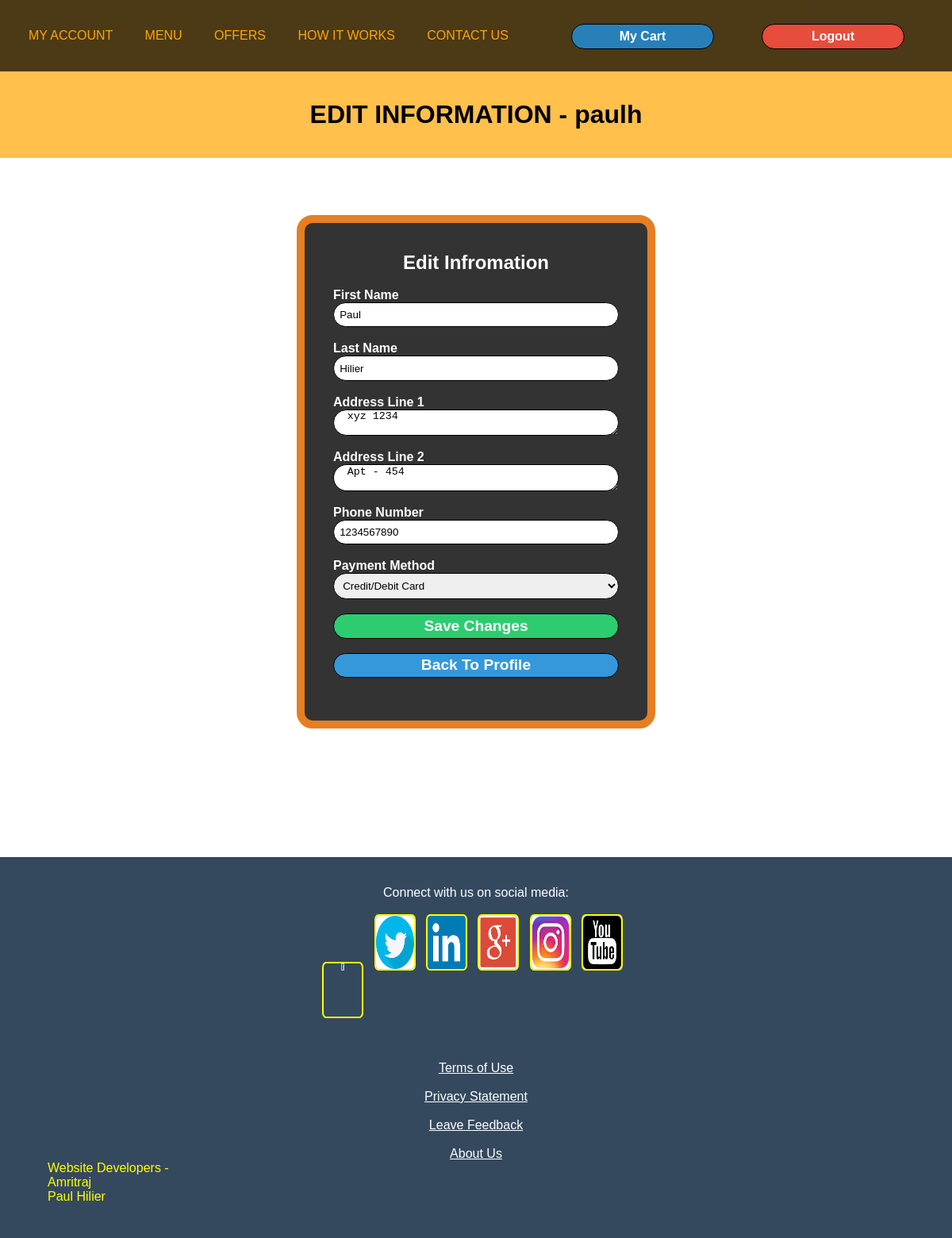
The page /source/php/editInfo.php (signed in) on the database its author committed.
### tables this page shows
CREATE TABLE IF NOT EXISTS `userstable` (
  `phoneNumber` bigint(20) NOT NULL,
  `firstName` varchar(32) NOT NULL,
  `lastName` varchar(32) NOT NULL,
  `username` varchar(32) NOT NULL,
  `password` varchar(150) NOT NULL,
  `address1` varchar(100) NOT NULL,
  `address2` varchar(100) NOT NULL,
  `paymentType` varchar(20) DEFAULT NULL,
  `paymentInfo` int(32) DEFAULT NULL,
  PRIMARY KEY (`phoneNumber`)
);

### source/php/editInfo.php (the view, shortened to what this page needs)
<?php
	require '../dbconfig/config.php';
?>
<html>
	<head>
		<link href="../css/style.css" rel="stylesheet" text="text/css" />
	</head>
	<body>
		<nav>
			<a href = "myAccount.php">MY ACCOUNT</a>
			<a href="menuLogin.php">MENU</a>
			<a href="offersAccount.php">OFFERS</a>
			<a href="howItWorksA.php">HOW IT WORKS</a>
			<a href="contactUsA.php">CONTACT US</a>
			<a href = "#"><form class = "myCartForm" method = "post" action = "menuLogin.php" >
				<input name = "myCart" type = "submit" class = "myCart" value = "My Cart" />
				<input name = "logout" type = "submit" class = "logoutButton" value="Logout" method="post" /></form></a>
		</nav>
		<div class = "adminHello">
			<br><br><br><br><br><br><br>
			<center><h1>EDIT INFORMATION - <?php echo $_SESSION['username']; ?></h1></center>
			<br><br>
		</div><br><br><br><br>
		<div class = "editInfoDiv">
			<center><h2>Edit Infromation</h2></center>
			<?php
				$username = $_SESSION['username'];
				$querry = "SELECT firstName, lastName, address1, address2, phoneNumber, paymentType FROM usersTable WHERE username = '$username'";
				$querry_run = mysqli_query($connect,$querry);
				$result = mysqli_fetch_row($querry_run);
			?>
			<form action="editInfo.php" method="post"><br>
				<Label><b>First Name</b></Label><br>
				<input name="fName" value = <?php echo "$result[0]"; ?> type="text" class="editInfoText" placeholder="Enter your First Name" required /><br><br>
				<Label><b>Last Name</b></Label><br>
				<input name="lName" value = <?php echo "$result[1]"; ?> type="text" class="editInfoText" placeholder="Enter your Last Name" required /><br><br>
				<Label><b>Address Line 1</b></Label><br>
				<textarea name="address1" class="adres" placeholder="Address Line 1" required><?php echo '  '; echo "$result[2]" ; ?></textarea><br><br>
				<Label><b>Address Line 2</b></Label><br>
				<textarea name="address2" class="adres" placeholder="Address Line 2" required><?php echo '  '; echo "$result[3]" ; ?></textarea><br><br>
				<Label><b>Phone Number</b></Label><br>
				<input  name="phNumber" value = <?php echo "$result[4]"; ?> type="text" class="editInfoText" placeholder="Enter your Phone Number" required /><br><br>
				<Label><b>Payment Method</b></Label><br>
				<select name="pMethod" class = "pMethodSelect" >
					<option value="Credit/Debit Card">Credit/Debit Card</option>
				</select><br><br>
				<input name="save" type="submit" id="lButton" value="Save Changes" /><br><br>
				<a href = "myAccount.php"><input type="button" id="rButton" value="Back To Profile" /></a></form><br>
		</div>
		<br><br><br><br><br><br><br><br><br>
		<div class = "bottomPage">
			<br><br><center>
			<p class = "imageHead">Connect with us on social media:</p><br>
			<a href = "#"><img src = "../resources/social/facebook.jpg" class = "social" /></a> &nbsp;
			<a href = "#"><img src = "../resources/social/twitter.png" class = "social" /></a> &nbsp;
			<a href = "#"><img src = "../resources/social/linkedin.png" class = "social" /></a> &nbsp;
			<a href = "#"><img src = "../resources/social/googleplus.png" class = "social" /></a> &nbsp;
			<a href = "#"><img src = "../resources/social/instagram.jpg" class = "social" /></a> &nbsp;
			<a href = "#"><img src = "../resources/social/youtube.jpg" class = "social" /></a> &nbsp;
			<br><br><br><br>
			<p class = "imageHead"><a class = "terms" href = "#">Terms of Use</a><br><br><a class = "terms" href = "#">Privacy Statement</a><br><br><a class = "terms" href = "#">Leave Feedback</a><br><br><a class = "terms" href = "#">About Us</a></p>
			</center>
			<div class = "devs">
			<p class = "devsPara"> Website Developers - <BR>Amritraj<br>Paul Hilier</p>
			</div>
		</div>
	</body>
</html>

### source/css/style.css (style rules this page uses)
* { margin : 0; }
nav { position : fixed; width : 100%; height : 90px; background-color : rgba(0,0,0,0.7); z-index : 99; font-size : 100%; }
nav a { text-decoration: none; margin-left : 3%; color : orange; line-height : 90px; font-size : 100%; }
.social { width : 4%; height : 14%; border : 2px solid yellow; border-radius : 10%; }
.terms { color : white; }
.imageHead { color : white; }
.devs { margin-left : 5%; }
.devsPara { color : yellow; }
body { font-family : "helvetica" ; font-size : 100%; animation : fader 15s cubic-bezier(0.8,0,0,0.8) infinite; }
.bottomPage { width : 100%; height : 60%; background : #34495e; }
.pMethodSelect { width : 100%; padding : 2%; border : 1px solid black; border-radius : 20px; }
#lButton { background-color : #2ecc71; padding : 5%; color : white; width : 100%; text-align : center; font-size : 120%; font-weight : bold; padding-bottom : 1%; padding-top : 1%; border-radius : 20px; border : 1px solid black; }
#rButton { background-color : #3498db; padding : 5%; color : white; width : 100%; text-align : center; font-size : 120%; font-weight : bold; padding-bottom : 1%; padding-top : 1%; border-radius : 20px; border : 1px solid black; }
.myCart { margin-top : -60px; position : fixed; margin-left : 60%; background-color : #2980b9; color : white; width : 15%; text-align : center; font-size : 100%; font-weight : bold; padding-bottom : 0.5%; padding-top : 0.5%; border-radius : 20px; border : 1px solid black; }
.logoutButton { margin-top : -60px; position : fixed; margin-left : 80%; background-color : #e74c3c; color : white; width : 15%; text-align : center; font-size : 100%; font-weight : bold; padding-bottom : 0.5%; padding-top : 0.5%; border-radius : 20px; border : 1px solid black; }
.adres { padding : 0.2%; border : 1px solid black; border-radius : 20px; width : 100%; }
.editInfoDiv { width : 30%; background : rgba(0,0,0,0.8); color : white; border : 10px solid #e67e22; border-radius : 20px; margin : 0 auto; padding : 3%; }
.editInfoText { width : 100%; margin : 0 auto; padding : 2%; border : 1px solid black; border-radius : 20px; }
.adminHello { width : 100%; background-color : rgba(255,165,0,0.7); margin : 0 auto; }

### rows shown on the page
userstable: fName "Paul", lName "Hilier", address1 "xyz 1234", address2 "Apt - 454", phNumber "1234567890"

### other values the page prints
$_SESSION['username'] "paulh"
